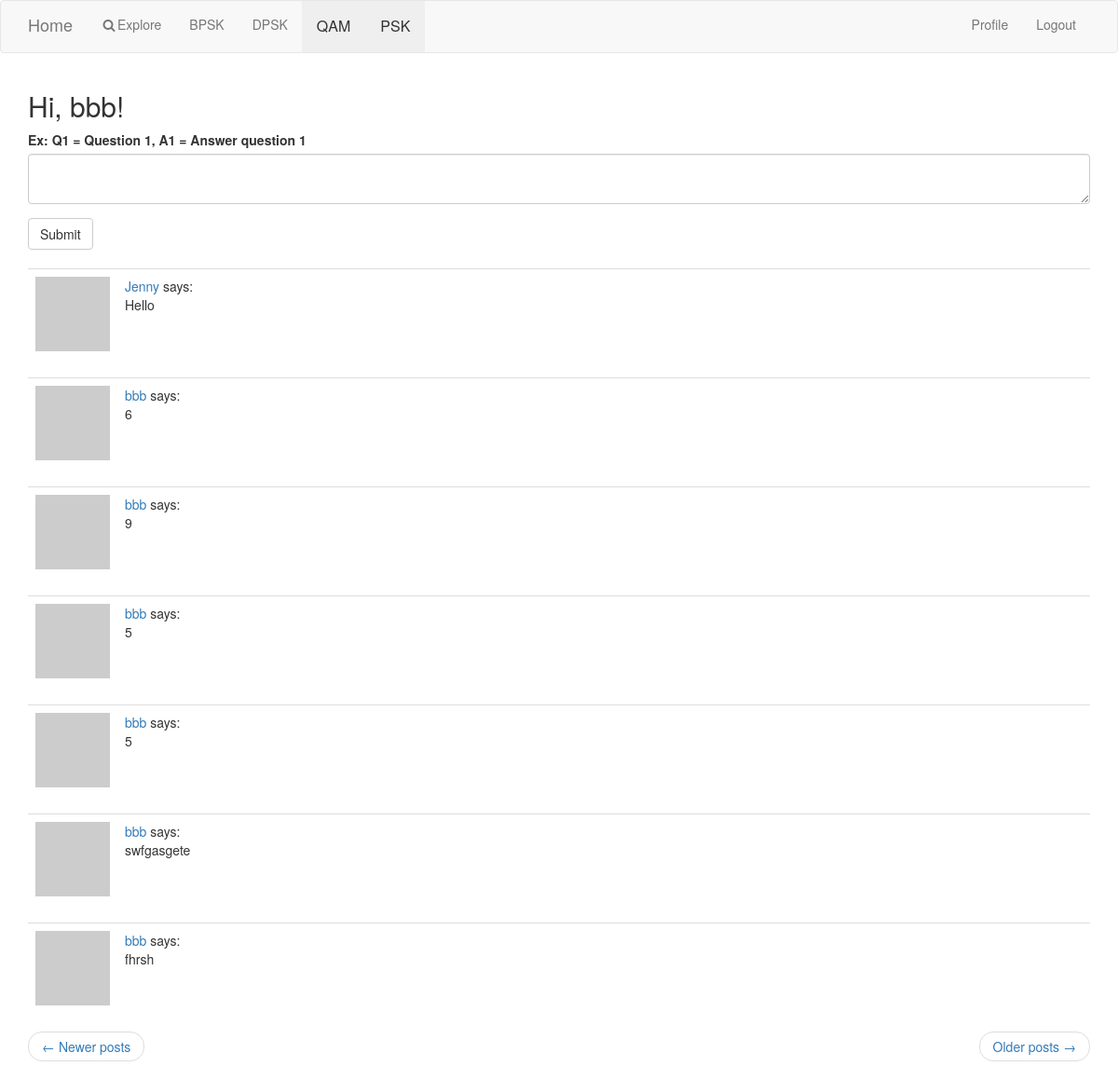
Screenshot of /explore?page=2 (signed in) with the database file from the repository.
### app/models.py (models this page shows, shortened)
class User(UserMixin, db.Model):
    id = db.Column(db.Integer, primary_key=True)
    username = db.Column(db.String(64), index=True, unique=True)
    email = db.Column(db.String(120), index=True, unique=True)
    password_hash = db.Column(db.String(128))
    posts = db.relationship('Post', backref='author', lazy='dynamic')
    says = db.relationship('Say', backref='author', lazy='dynamic')
    about_me = db.Column(db.String(140))
    last_seen = db.Column(db.DateTime, default=datetime.utcnow)
    followed = db.relationship(
        'User', secondary=followers,
        primaryjoin=(followers.c.follower_id == id),
        secondaryjoin=(followers.c.followed_id == id),
        backref=db.backref('followers', lazy='dynamic'), lazy='dynamic')
    def avatar(self, size):
        digest = md5(self.email.lower().encode('utf-8')).hexdigest()
        return 'https://www.gravatar.com/avatar/{}?d=identicon&s={}'.format(
            digest, size)

class Say(db.Model):
    id = db.Column(db.Integer, primary_key=True)
    body = db.Column(db.String(140))
    timestamp = db.Column(db.DateTime, index=True, default=datetime.utcnow)
    user_id = db.Column(db.Integer, db.ForeignKey('user.id'))

### app/routes.py (the view)
@app.route('/explore', methods=['GET', 'POST'])
@login_required
def explore():
    form = SayForm()
    if form.validate_on_submit():
        say = Say(body=form.say.data, author=current_user)
        db.session.add(say)
        db.session.commit()
        flash('Your post is now live!')
        return redirect(url_for('explore'))
    page = request.args.get('page', 1, type=int)
    says = Say.query.order_by(Say.timestamp.desc()).paginate(
        page, app.config['SAYS_PER_PAGE'], False)
    next_url = url_for('explore', page=says.next_num) \
        if says.has_next else None
    prev_url = url_for('explore', page=says.prev_num) \
        if says.has_prev else None
    return render_template('explore.html', title='Explore', form=form,
                           says=says.items, next_url=next_url,
                           prev_url=prev_url)

### app/forms.py
class SayForm(FlaskForm):
    say = TextAreaField('Ex: Q1 = Question 1, A1 = Answer question 1', validators=[
        DataRequired(), Length(min=1, max=500)])
    submit = SubmitField('Submit')

### app/models.py (called while the page is built)
@login.user_loader
def load_user(id):
    return User.query.get(int(id))

### app/routes.py (called while the page is built)
@app.before_request
def before_request():
    if current_user.is_authenticated:
        current_user.last_seen = datetime.utcnow()
        db.session.commit()
    g.locale = str(get_locale())

### app/templates/explore.html
{% extends "base.html" %}
{% import 'bootstrap/wtf.html' as wtf %}
{% block app_content %}
    <h2>Hi, {{ current_user.username }}!</h2>
    {% if form %}
    {{ wtf.quick_form(form) }}
    <br>
    {% endif %}
    {% for say in says %}
        {% include '_say.html' %}
    {% endfor %}
    <nav aria-label="...">
        <ul class="pager">
            <li class="previous{% if not prev_url %} disabled{% endif %}">
                <a href="{{ prev_url or '#' }}">
                    <span aria-hidden="true">&larr;</span> Newer posts
                </a>
            </li>
            <li class="next{% if not next_url %} disabled{% endif %}">
                <a href="{{ next_url or '#' }}">
                    Older posts <span aria-hidden="true">&rarr;</span>
                </a>
            </li>
        </ul>
    </nav>
{% endblock %}

### app/templates/_say.html
    <table class="table table-hover">
        <tr>
            <td width="70px">
                <a href="{{ url_for('user', username=say.author.username) }}">
                    <img src="{{ say.author.avatar(70) }}" />
                </a>
            </td>
            <td>
                <a href="{{ url_for('user', username=say.author.username) }}">
                    {{ say.author.username }}
                </a>
                says:
                <br>
                {{ say.body }}
            </td>
        </tr>
    </table>

### rows the page displays
User: username "bbb"
Say: author.username "Jenny", body "Hello"
Say: author.username "bbb", body "6"
Say: author.username "bbb", body "9"
Say: author.username "bbb", body "5"
Say: author.username "bbb", body "5"
Say: author.username "bbb", body "swfgasgete"
Say: author.username "bbb", body "fhrsh"
